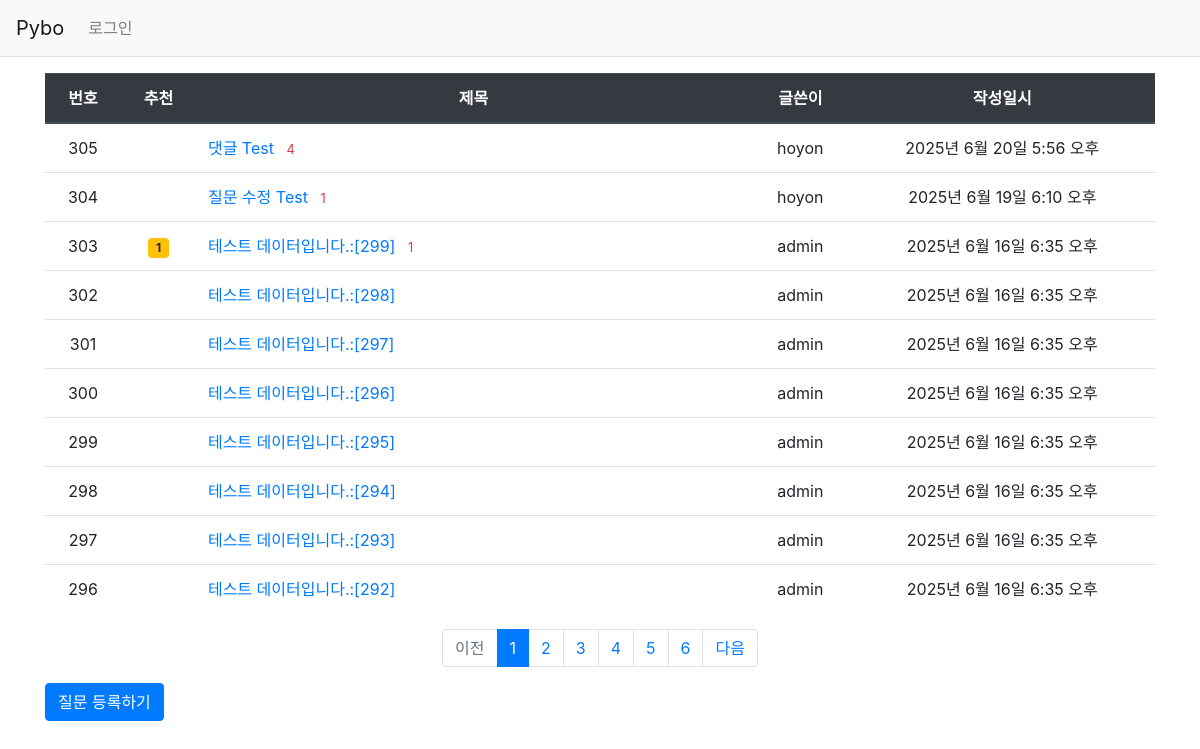
Screenshot of /pybo/ with the database file from the repository.
### pybo/models.py (models this page shows, shortened)
class Question(models.Model):
    author = models.ForeignKey(User, on_delete=models.CASCADE, related_name='author_question')
    subject = models.CharField(max_length=200)
    content = models.TextField()
    create_date = models.DateTimeField()
    modify_date = models.DateTimeField(null=True, blank=True)
    voter = models.ManyToManyField(User, related_name='voter_question')

### pybo/views/base_views.py (the view)
# urls.py: path('', base_views.index, name='index'),
def index(request):
    page = request.GET.get('page', '1') # 페이지
    question_list = Question.objects.order_by('-create_date')
    paginator = Paginator(question_list, 10) # 페이지당 10개씩 보여주기
    page_obj = paginator.get_page(page)
    context = {'question_list': page_obj}
    return render(request, 'pybo/question_list.html', context)

### pybo/templatetags/pybo_filter.py (called while the page is built)
@register.filter
def sub(value, arg):
    return value - arg

### templates/pybo/question_list.html
{% extends 'base.html' %}
{% load pybo_filter %}
{% block content %}
<div class="container my-3">
    <table class="table">
        <thead>
        <tr class="text-center thead-dark">
            <th>번호</th>
            <th>추천</th>
            <th style="width:50%">제목</th>
            <th>글쓴이</th>
            <th>작성일시</th>
        </tr>
        </thead>
        <tbody>
        {% if question_list %}
            {% for question in question_list %}
                <tr class="text-center">
                    <td>{{ question_list.paginator.count|sub:question_list.start_index|sub:forloop.counter0|add:1 }}</td>
                    <td>
                        {% if question.voter.all.count > 0 %}
                            <span class="badge badge-warning px-2 py-1">
                                {{ question.voter.all.count }}
                            </span>
                        {% endif %}
                    </td>
                    <td class="text-left">
                        <a href="{% url 'pybo:detail' question.id %}">
                            {{ question.subject }}
                        </a>
                        {% if question.answer_set.count > 0 %}
                        <span class="text-danger small ml-2">
                            {{ question.answer_set.count }}
                        </span>
                        {% endif %}
                    </td>
                    <td>{{ question.author.username }}</td>
                    <td>{{ question.create_date }}</td>
                </tr>
            {% endfor %}
        {% else %}
            <tr>
                <td colspan="3">질문이 없습니다.</td>
            </tr>
        {% endif %}
        </tbody>
    </table>
    <ul class="pagination justify-content-center">
        {% if question_list.has_previous %}
            <li class="page-item">
                <a class="page-link" href="?page={{ question_list.previous_page_number }}">이전</a>
            </li>
        {% else %}
            <li class="page-item disabled">
                <a class="page-link" tabindex="-1" aria-disabled="true" href="#">이전</a>
            </li>
        {% endif %}
        {% for page_number in question_list.paginator.page_range %}
        {% if page_number >= question_list.number|add:-5 and page_number <= question_list.number|add:5 %}
            {% if page_number == question_list.number %}
                <li class="page-item active" aria-current="page">
                    <a class="page-link" href="?page={{ page_number }}">
                        {{ page_number }}
                    </a>
                </li>
            {% else %}
                <li class="page-item">
                    <a class="page-link" href="?page={{ page_number }}">{{ page_number }}</a>
                </li>
            {% endif %}
        {% endif %}
        {% endfor %}
        {% if question_list.has_next %}
            <li class="page-item">
                <a class="page-link" href="?page={{ question_list.next_page_number }}">다음</a>
            </li>
        {% else %}
            <li class="page-item disabled">
                <a class="page-link" tabindex="-1" aria-disabled="true" href="#">다음</a>
            </li>
        {% endif %}
    </ul>
    <a href="{% url 'pybo:question_create' %}" class="btn btn-primary">질문 등록하기</a>
</div>
{% endblock %}

### templates/base.html (shortened to what this page needs)
{% load static %}
<!doctype html>
<html lang="ko">
<head>
    <link rel="stylesheet" type="text/css" href="{% static 'bootstrap.min.css' %}">
    <link rel="stylesheet" type="text/css" href="{% static 'style.css' %}">
</head>
<body>
{% include 'navbar.html' %}
{% block content %}
{% endblock %}
</body>
</html>

### templates/navbar.html (shortened to what this page needs)
<nav class="navbar navbar-expand-lg navbar-light bg-light border-bottom">
    <a class="navbar-brand" href="{% url 'pybo:index' %}">Pybo</a>
    <div class="collapse navbar-collapse flex-grow-0" id="navbarNav">
        <ul class="navbar-nav">
            <li class="nav-item">
                {% if user.is_authenticated %}
                    <a class="nav-link" href="{% url 'common:logout' %}">{{ user.username}} (로그아웃)</a>
                {% else %}
                    <a class="nav-link" href="{% url 'common:login' %}">로그인</a>
                {% endif %}
            </li>
        </ul>
    </div>
</nav>

### rows the page displays
Question: paginator.count|sub "305", subject "댓글 Test", answer_set.count "4", author.username "hoyon", create_date "2025년 6월 20일 5:56 오후"
Question: paginator.count|sub "304", subject "질문 수정 Test", answer_set.count "1", author.username "hoyon", create_date "2025년 6월 19일 6:10 오후"
Question: paginator.count|sub "303", voter.all.count "1", subject "테스트 데이터입니다.:[299]", answer_set.count "1", author.username "admin", create_date "2025년 6월 16일 6:35 오후"
Question: paginator.count|sub "302", subject "테스트 데이터입니다.:[298]", author.username "admin", create_date "2025년 6월 16일 6:35 오후"
Question: paginator.count|sub "301", subject "테스트 데이터입니다.:[297]", author.username "admin", create_date "2025년 6월 16일 6:35 오후"
Question: paginator.count|sub "300", subject "테스트 데이터입니다.:[296]", author.username "admin", create_date "2025년 6월 16일 6:35 오후"
Question: paginator.count|sub "299", subject "테스트 데이터입니다.:[295]", author.username "admin", create_date "2025년 6월 16일 6:35 오후"
Question: paginator.count|sub "298", subject "테스트 데이터입니다.:[294]", author.username "admin", create_date "2025년 6월 16일 6:35 오후"
Question: paginator.count|sub "297", subject "테스트 데이터입니다.:[293]", author.username "admin", create_date "2025년 6월 16일 6:35 오후"
Question: paginator.count|sub "296", subject "테스트 데이터입니다.:[292]", author.username "admin", create_date "2025년 6월 16일 6:35 오후"

### other values shown
{{ page_number }} "1"
{{ page_number }} "2" "3" "4" "5" "6"
